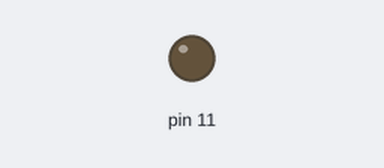
The sketch below on a simulated Arduino Uno, built with avr-gcc and run on an emulated ATmega328P. Parts: output pins drawn as LEDs (lit = HIGH).

Above: at 0.05 s.
At 1.25 s:
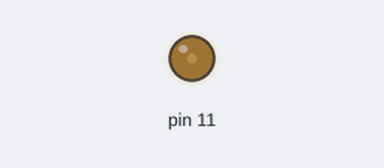
At 2.5 s:
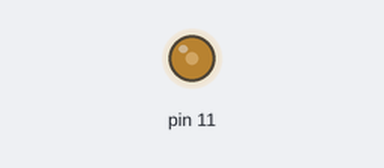
At 5.0 s:
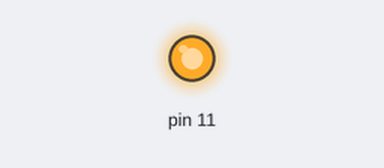
Timing chart, 0 to 6.5 s (numbered marks = the images above):
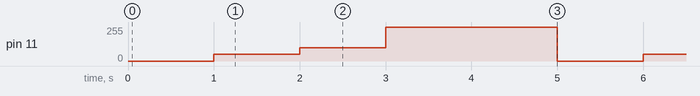

The sketch:

led_brigtness_control.ino
```cpp
// C++ code
//
/*
  This program blinks pin 13 of the Arduino (the
  built-in LED)
*/

void setup()
{
  pinMode(11, OUTPUT);
}

void loop()
{
  analogWrite(11,0);
  delay(1000);
  analogWrite(11,50);
  delay(1000);
analogWrite(11,100);
  delay(1000);
  analogWrite(11,255);
  delay(2000);

}
```

Measured:
- by itself, pin 11: repeats every 5.0 s: 100/255 1.0 s, 255/255 2.0 s, 0/255 1.0 s, 50/255 1.0 s
